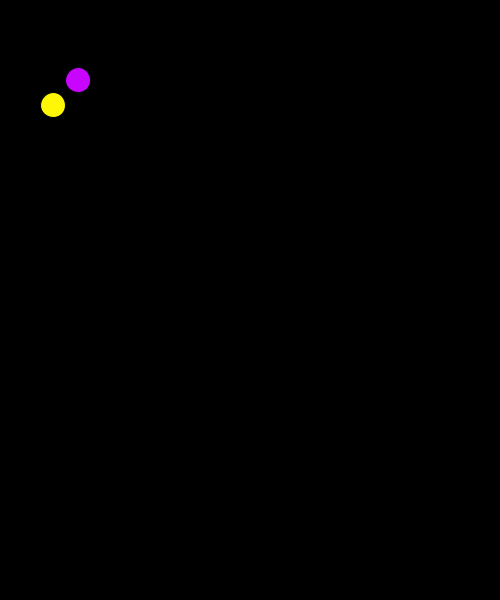
Frame 1 (no input)
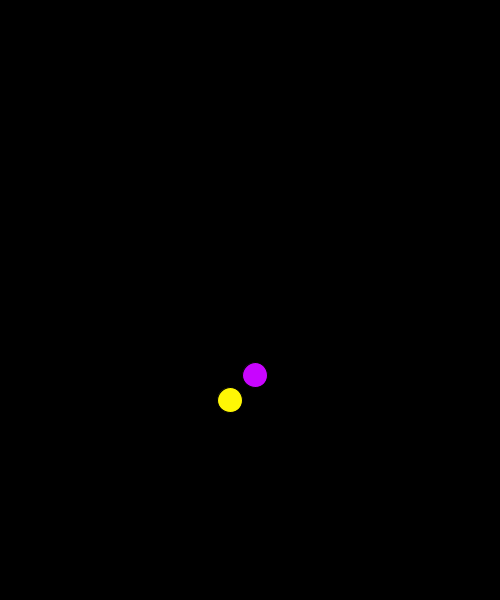
Frame 60 (the mouse pressed at the canvas centre just before this capture)
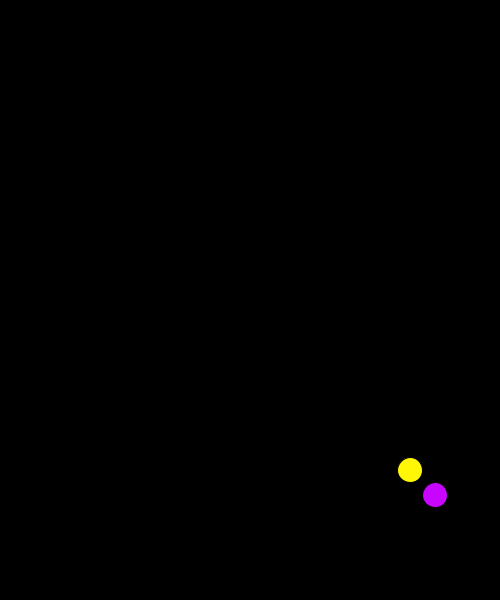
Frame 120 (the mouse held since frame 60 and released just before this capture)

The Processing sketch that drew these frames (run headless with seeded random() and noise(); from frame 60 on, the mouse is pressed at the canvas centre):

// Processing sketch: BeginningFireworks
// ── BeginningFireworks.pde
// Exploding Firework Program

//Global Objects
Firework myFirework = new Firework(50, 100, #FFF705);
Firework yourFirework = new Firework(75, 75, #C805FF);

//Global Variables

void setup() {
  size (500, 600);
  //fullScreen();
  // Screen Size Checker - see previous programs
} // End of setup()

void draw() {
  background(0); //Black on Greyscale, variable memory size
  // Remeber to include Dark Mode
  
  myFirework.edgeDetection();
  myFirework.move();
  myFirework.classDraw();
  
  yourFirework.edgeDetection();
  yourFirework.move();
  yourFirework.classDraw();
  
} // End of draw()

void mouseClicked() {
} // End of mouseClicker()

// ── Firework.pde
class Firework {
  // Object Variables for Abstract Object ("any object")
  float x;
  float y;
  color c;
  float diameter;
  float xSpeed;
  float ySpeed;

  // Constructor - Populates Single Object Variables
  Firework (float xPosition, float yPosition, color colour) {
    this.x = xPosition;
    this.y = yPosition;
    c = colour; //Notice when THIS is missing
    diameter = 25.0;
    xSpeed = 3.0;
    ySpeed = 5.0;
  }

  // Edge Detection
  void edgeDetection() {
    if (x+xSpeed-diameter/2 < 0 || x+xSpeed+diameter/2 > width) {
      xSpeed *= -1;
    }
    if (y+ySpeed-diameter/2 < 0 || y+ySpeed+diameter/2 > height) {
      ySpeed *= -1;
    }
  } // End of edgeDetection()


  // Ball Movement
  void move() {
    x += xSpeed;
    y += ySpeed;
  }


  // Draw 
  void classDraw() {
    fill(c);
    ellipse(x, y, diameter, diameter);
  }

  // Getters and Setters
}
